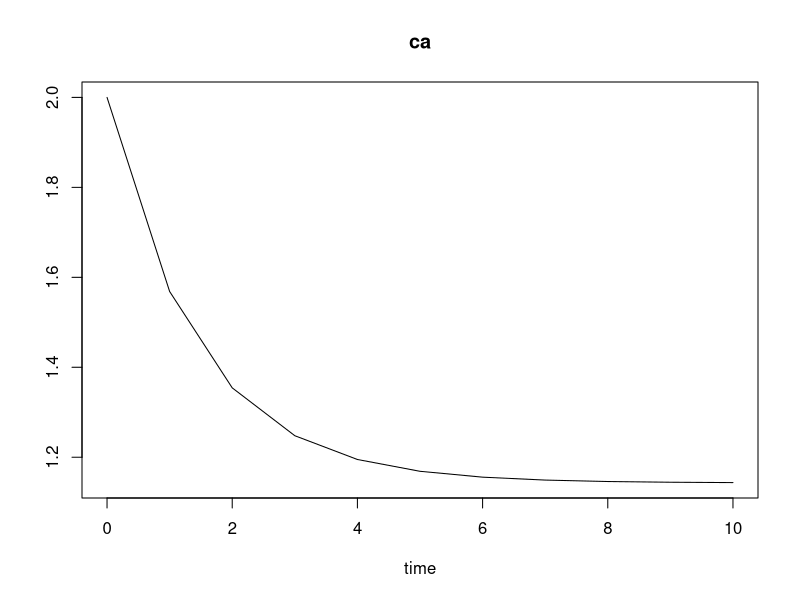

The R script that drew this image:
# component mass-balance equation (1st-order, single-variable (Ca), linear ODE form)
library(deSolve)
CSTR <- function(t, state, parameters) {
  with(as.list(c(state, parameters)), {
    dca =  a + b*ca     # Simple form of derived ODE for CSTR
    list(c(dca))
  })
}


parameters <- c(a = 0.8, b = -0.7)  # a and b are calculated as per given V, Ff, Caf and k
state      <- c(ca = 2)
time      <- seq(0, 10, by = 1)


Sol_cstr <- ode(t = time, y = state, parms = parameters, func = CSTR)
Sol_cstr
plot(Sol_cstr)
Sol_cstr[10, 2]   # predict the concentration at 9th minutes.

# as per the plot it seems after 7 minutes the CSTR system reached to a steady-state conditions
